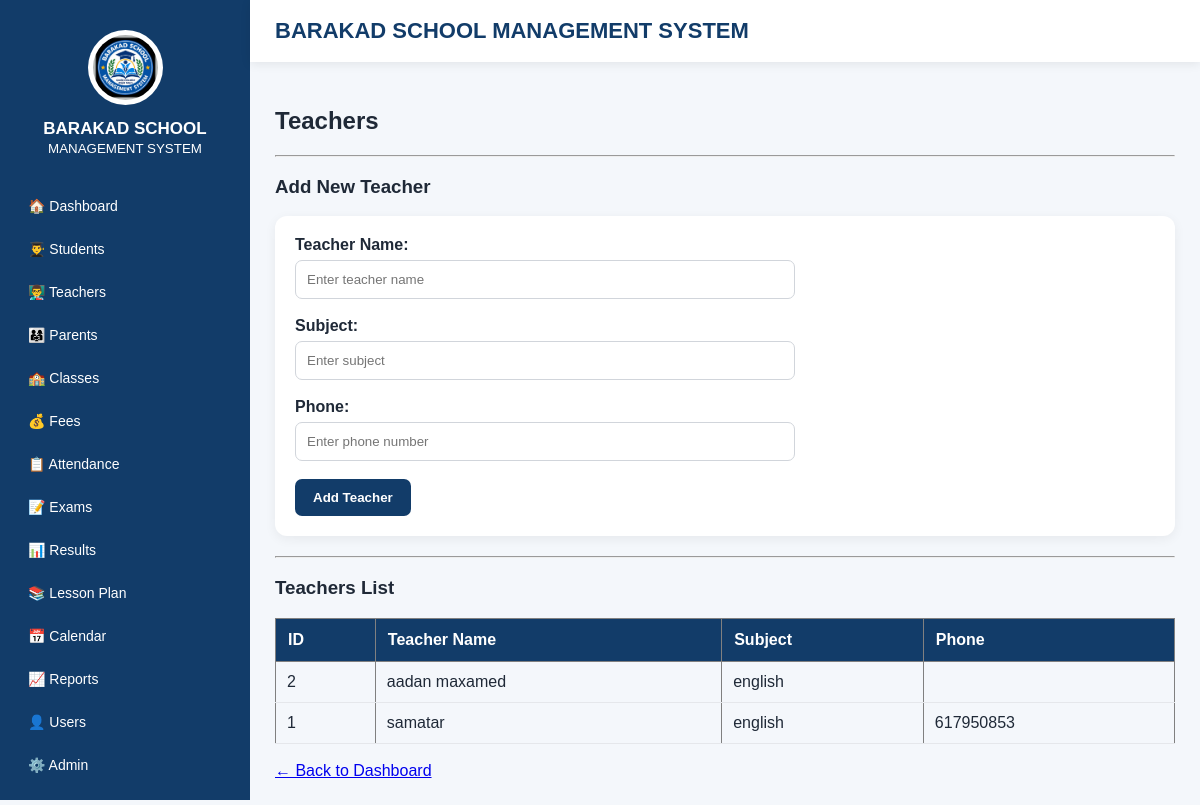
The page /teachers on the database its author committed.
### tables this page shows
CREATE TABLE teachers (
            id INTEGER PRIMARY KEY AUTOINCREMENT,
            name TEXT NOT NULL,
            subject TEXT,
            phone TEXT
        );

### app.py (the view)
@app.route("/teachers")
def teachers():
    db = get_db()
    teachers_list = db.execute("""
        SELECT *
        FROM teachers
        ORDER BY id DESC
    """).fetchall()
    db.close()
    return render_template(
        "teachers.html",
        teachers=teachers_list
    )

### app.py (called while the page is built)
def get_db():
    db = sqlite3.connect(DATABASE)
    db.row_factory = sqlite3.Row
    return db

### templates/teachers.html
{% extends "base.html" %}
{% block content %}
<h2>Teachers</h2>
<hr>
<h3>Add New Teacher</h3>
<form method="POST" action="/teachers/add">
    <label><strong>Teacher Name:</strong></label>
    <br>
    <input type="text"
           name="name"
           placeholder="Enter teacher name"
           required>
    <br><br>
    <label><strong>Subject:</strong></label>
    <br>
    <input type="text"
           name="subject"
           placeholder="Enter subject"
           required>
    <br><br>
    <label><strong>Phone:</strong></label>
    <br>
    <input type="text"
           name="phone"
           placeholder="Enter phone number">
    <br><br>
    <button type="submit">
        Add Teacher
    </button>
</form>
<hr>
<h3>Teachers List</h3>
<table border="1"
       cellpadding="8"
       cellspacing="0">
    <tr>
        <th>ID</th>
        <th>Teacher Name</th>
        <th>Subject</th>
        <th>Phone</th>
    </tr>
    {% if teachers %}
        {% for teacher in teachers %}
        <tr>
            <td>
                {{ teacher["id"] }}
            </td>
            <td>
                {{ teacher["name"] }}
            </td>
            <td>
                {{ teacher["subject"] }}
            </td>
            <td>
                {{ teacher["phone"] }}
            </td>
        </tr>
        {% endfor %}
    {% else %}
        <tr>
            <td colspan="4">
                Weli teacher lama gelin.
            </td>
        </tr>
    {% endif %}
</table>
<br>
<a href="/dashboard">
    ← Back to Dashboard
</a>
{% endblock %}

### templates/base.html (style rules this page uses)
* { box-sizing: border-box; }
body { margin: 0; font-family: Arial, Helvetica, sans-serif; background: #f4f7fb; color: #1f2937; }
form { background: white; padding: 20px; border-radius: 12px; box-shadow: 0 3px 12px rgba(0,0,0,0.06); margin-bottom: 20px; }
input, select, textarea { width: 100%; max-width: 500px; padding: 11px; border: 1px solid #d1d5db; border-radius: 7px; margin-top: 6px; }
button { background: #123c69; color: white; border: none; padding: 11px 18px; border-radius: 7px; cursor: pointer; font-weight: bold; }
table { width: 100%; border-collapse: collapse; }
th { background: #123c69; color: white; padding: 12px; text-align: left; }
td { padding: 11px; border-bottom: 1px solid #e5e7eb; }

### rows shown on the page
teachers: id "2", name "aadan maxamed", subject "english"
teachers: id "1", name "samatar", subject "english", phone "617950853"
